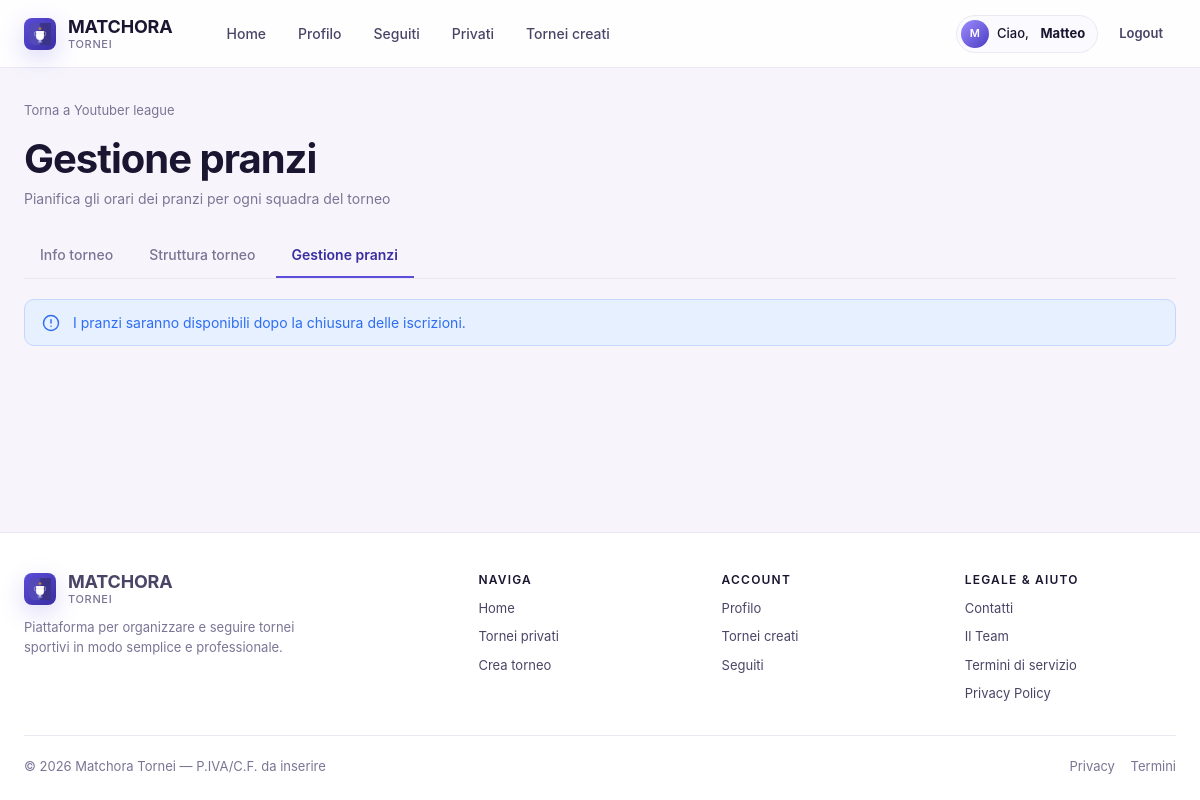
The page /gestione_pranzi.php?id=26 (signed in) on the database as committed earlier.
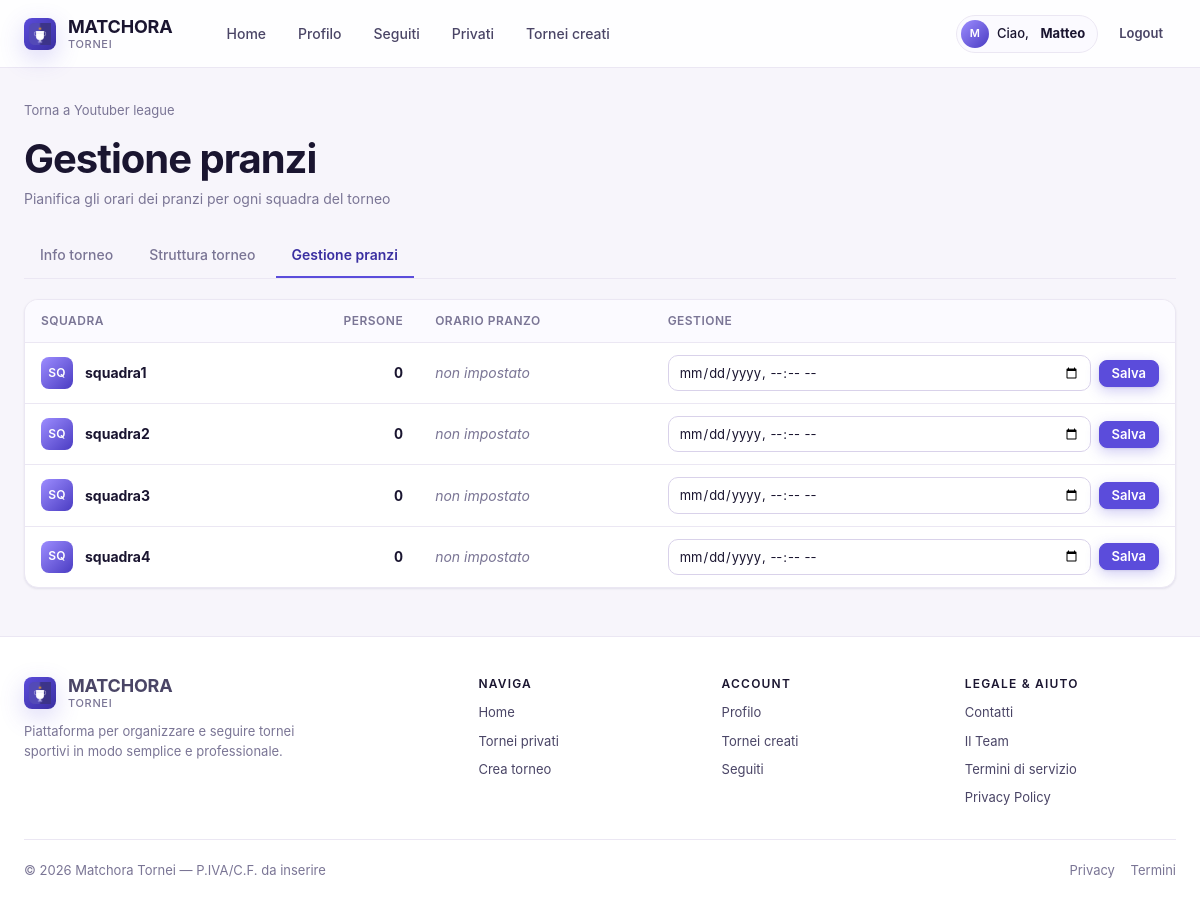
The same page on the database as committed later.
### tables this page shows
CREATE TABLE `squadra` (
  `id` int(11) NOT NULL,
  `torneo_id` int(11) NOT NULL,
  `nome` varchar(100) NOT NULL,
  `capitano_id` int(11) NOT NULL,
  `stato` enum('in_attesa','approvata','rifiutata') NOT NULL DEFAULT 'in_attesa',
  `token_approva` varchar(64) DEFAULT NULL,
  `token_rifiuta` varchar(64) DEFAULT NULL,
  `persone_pranzo` int(11) DEFAULT 0
);

### gestione_pranzi.php (the view, shortened to what the changed rows need)
<?php
include("conf/db_config.php");
$torneo_id=$_GET['id'] ?? null;
$stmt=$conn->prepare("SELECT * FROM torneo WHERE id=?");
$stmt->bind_param("i",$torneo_id);
$stmt->execute();
$torneo=$stmt->get_result()->fetch_assoc();
$isOrganizzatore=isset($_SESSION['id_utente']) && $_SESSION['id_utente']==$torneo['creato_da'];
require_once('templates/header.php');
function pranzi_iniziali($nome) {
    return strtoupper(mb_substr($nome, 0, 2)) ?: 'SQ';
}
?>
<main class="m-page">
    <div class="m-container">
        <div class="m-page-head">
            <div>
                <h1>Gestione pranzi</h1>
            </div>
        </div>
        <?php if(!$isOrganizzatore): ?>
            <?php
            $stmt=$conn->prepare("
                SELECT p.orario,s.nome,s.persone_pranzo
                FROM pranzi p
                JOIN squadra s ON p.squadra_id=s.id
                WHERE p.torneo_id=?
                ORDER BY p.orario
            ");
            $stmt->bind_param("i",$torneo_id);
            $stmt->execute();
            $result=$stmt->get_result();
            ?>
            <div class="m-table-wrap">
                <table class="m-table">
                    <thead>
                        <tr>
                            <th>Squadra</th>
                            <th class="m-num">Persone</th>
                            <th>Orario pranzo</th>
                        </tr>
                    </thead>
                    <tbody>
                        <?php while($row=$result->fetch_assoc()): ?>
                            <tr>
                                <td>
                                    <div class="m-row m-gap-3">
                                        <span class="m-avatar m-avatar--sq"><?= pranzi_iniziali($row['nome']) ?></span>
                                        <b><?= htmlspecialchars($row['nome']) ?></b>
                                    </div>
                                </td>
                                <td class="m-num"><b><?= (int)($row['persone_pranzo'] ?? 0) ?></b></td>
                                <td><span class="m-mono"><?= htmlspecialchars($row['orario']) ?></span></td>
                            </tr>
                        <?php endwhile; ?>
                    </tbody>
                </table>
            </div>
        <?php else: ?>
            <?php if($torneo['stato']!='in_corso'): ?>
                <div class="m-alert m-alert--info">
                    <svg viewBox="0 0 24 24" fill="none" stroke="currentColor" stroke-width="1.75" stroke-linecap="round" stroke-linejoin="round"><circle cx="12" cy="12" r="9"/><line x1="12" y1="8" x2="12" y2="12"/><line x1="12" y1="16" x2="12.01" y2="16"/></svg>
                    <div>I pranzi saranno disponibili dopo la chiusura delle iscrizioni.</div>
                </div>
            <?php else: ?>
                <?php
                $stmt=$conn->prepare("
                    SELECT s.id,s.nome,s.persone_pranzo,p.orario
                    FROM squadra s
                    LEFT JOIN pranzi p
                        ON p.squadra_id=s.id AND p.torneo_id=?
                    WHERE s.torneo_id=? AND s.stato='approvata'
                ");
                $stmt->bind_param("ii",$torneo_id,$torneo_id);
                $stmt->execute();
                $result=$stmt->get_result();
                ?>
                <div class="m-table-wrap">
                    <table class="m-table">
                        <thead>
                            <tr>
                                <th>Squadra</th>
                                <th class="m-num">Persone</th>
                                <th>Orario pranzo</th>
                                <th>Gestione</th>
                            </tr>
                        </thead>
                        <tbody>
                            <?php while($row=$result->fetch_assoc()): ?>
                                <tr>
                                    <td>
                                        <div class="m-row m-gap-3">
                                            <span class="m-avatar m-avatar--sq"><?= pranzi_iniziali($row['nome']) ?></span>
                                            <b><?= htmlspecialchars($row['nome']) ?></b>
                                        </div>
                                    </td>
                                    <td class="m-num"><b><?= (int)($row['persone_pranzo'] ?? 0) ?></b></td>
                                    <td>
                                        <?php if (!empty($row['orario'])): ?>
                                            <span class="m-mono"><?= htmlspecialchars($row['orario']) ?></span>
                                        <?php else: ?>
                                            <span class="m-muted" style="font-style: italic;">non impostato</span>
                                        <?php endif; ?>
                                    </td>
                                    <td>
                                        <form method="POST" style="display: flex; gap: 8px; align-items: center;">
                                            <input class="m-input" type="datetime-local" name="orario" value="<?= htmlspecialchars($row['orario'] ?? '') ?>" required style="padding: 6px 10px; font-size: 13px;">
                                            <button class="m-btn m-btn--<?= empty($row['orario']) ? 'primary' : 'secondary' ?> m-btn--sm"><?= empty($row['orario']) ? 'Salva' : 'Aggiorna' ?></button>
                                        </form>
                                    </td>
                                </tr>
                            <?php endwhile; ?>
                        </tbody>
                    </table>
                </div>
            <?php endif; ?>
        <?php endif; ?>
    </div>
</main>
<?php require_once('templates/footer.php'); ?>

Rows that differ between the two databases and show on the page:
changed torneo "Youtuber league": stato "aperto" → "in_corso" (drawn)
added squadra: nome "SQ", nome "squadra1", persone_pranzo "0"
added squadra: nome "SQ", nome "squadra2", persone_pranzo "0"
added squadra: nome "SQ", nome "squadra3", persone_pranzo "0"
added squadra: nome "SQ", nome "squadra4", persone_pranzo "0"
Other text that changed with them:
text no longer shown: "I pranzi saranno disponibili dopo la chiusura delle iscrizioni."
text now shown: "SQUADRA PERSONE ORARIO PRANZO GESTIONE"
